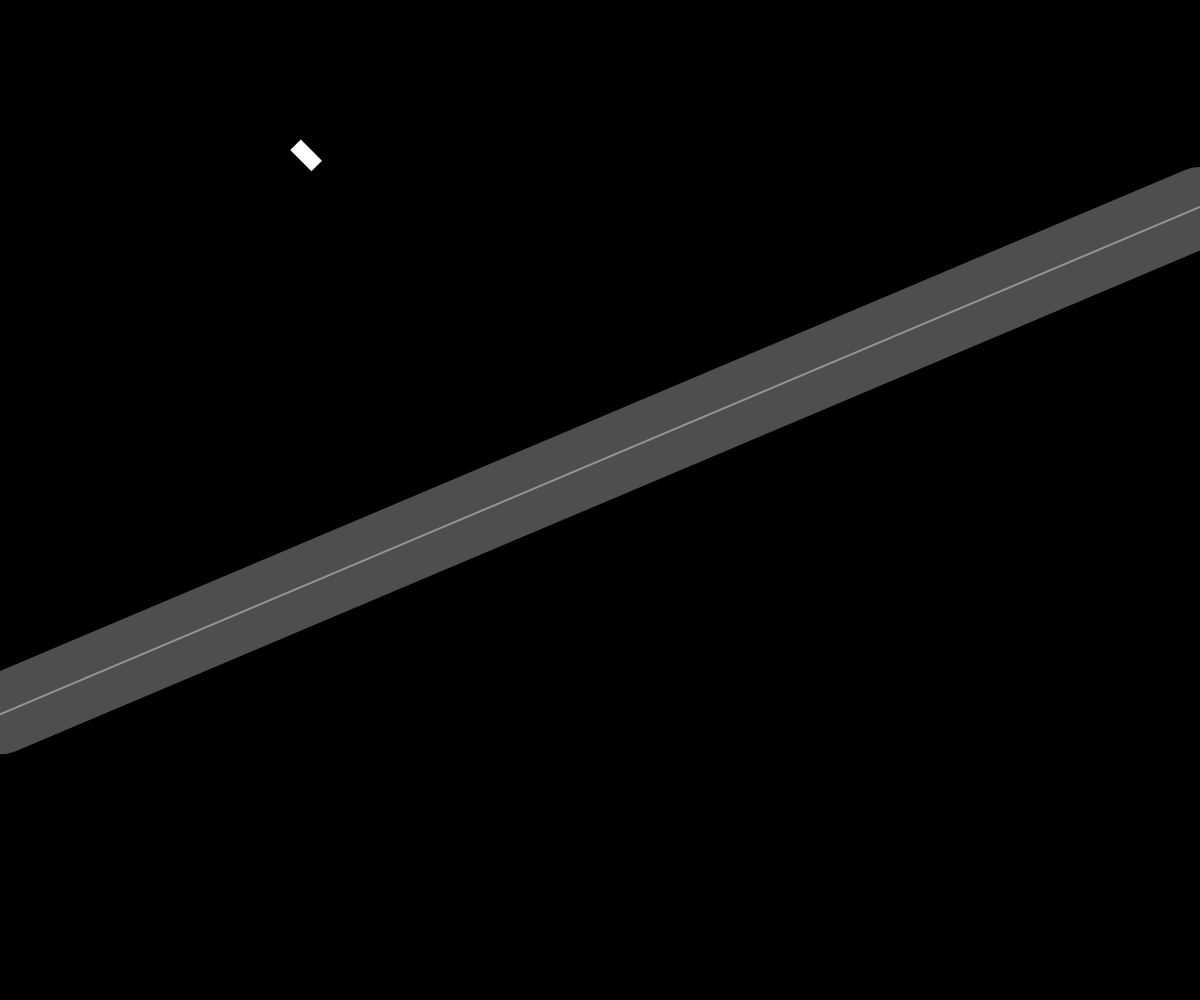
Frame 1 (no input)
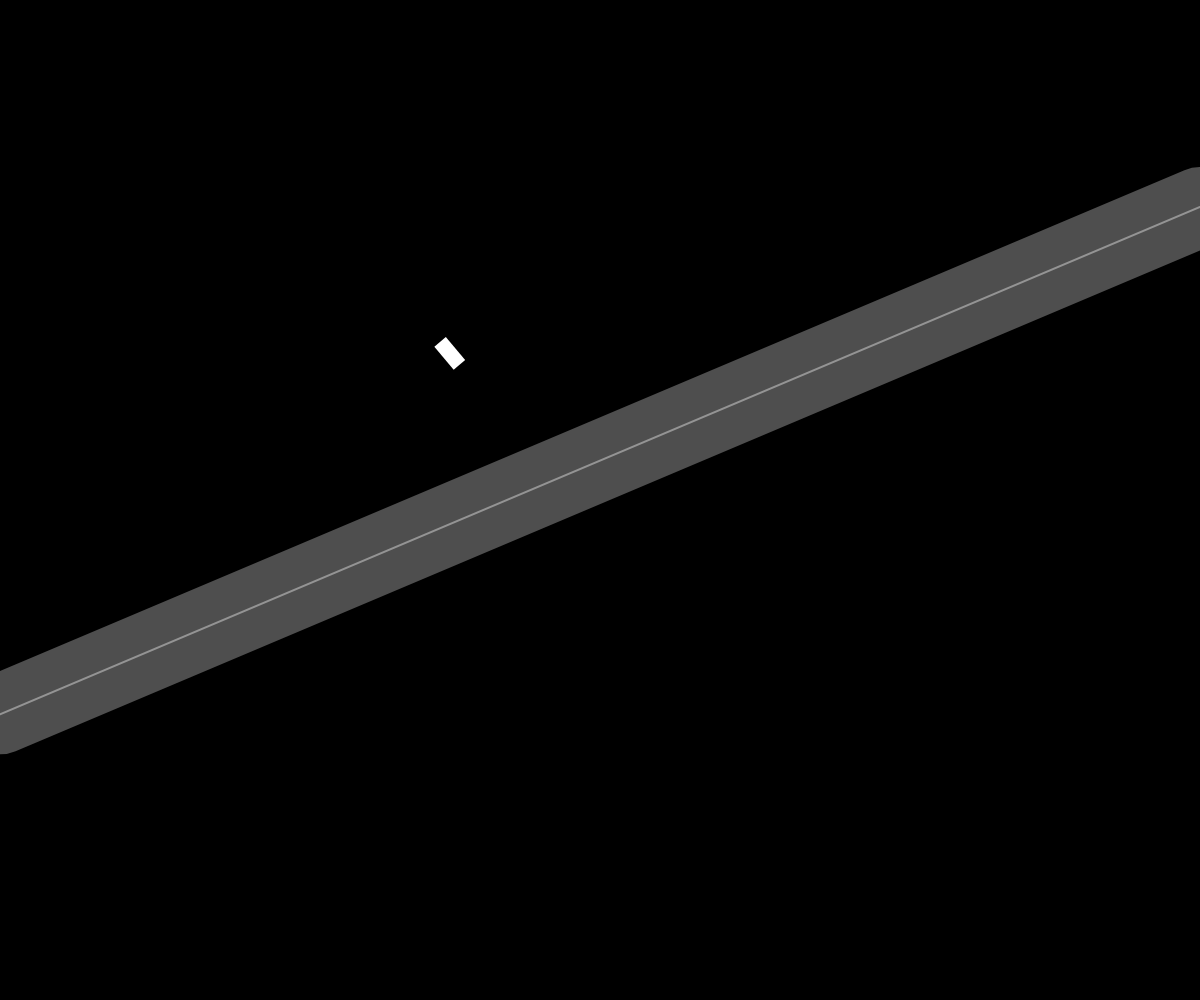
Frame 60 (no input)
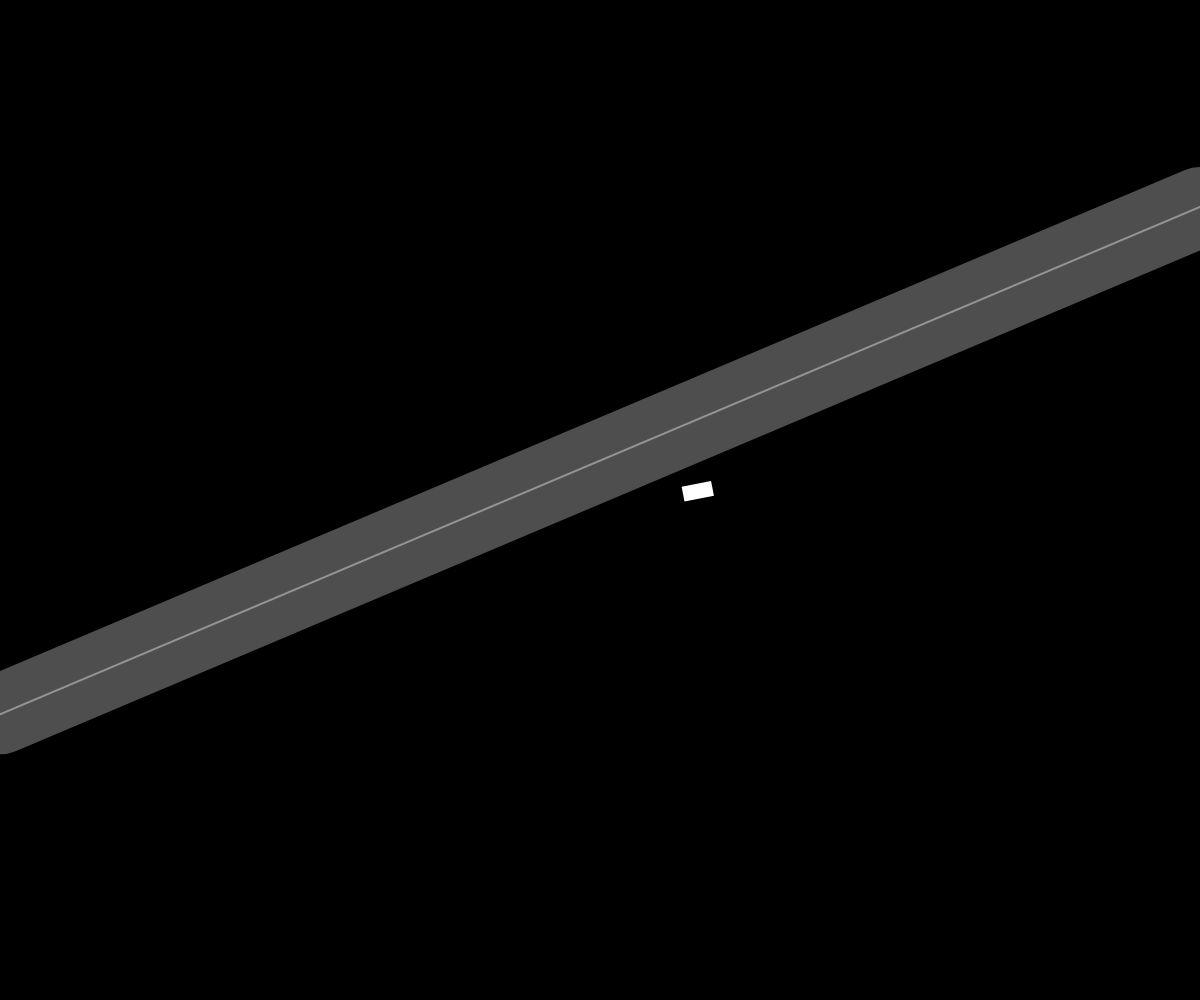
Frame 120 (the mouse pressed at the canvas centre since frame 60)

The p5.js sketch that drew these frames (run headless with seeded random() and noise() and a simulated clock; from frame 60 on, the mouse is pressed at the canvas centre):

// p5.js sketch
// ── sketch.js
let p
let m

function setup() {
    createCanvas(windowWidth, windowHeight)
    background(0)
    p = new Path()
    m = new Mover()
}

function draw() {
    background(0)
    p.display()
    //m.follow(p)
    
    m.update()
    m.getTarget(p)
    m.display()
    
}
// ── path.js
//the path class

function Path () {
    this.radius = 40
    this.start = createVector(0, random(height))
    this.end = createVector(width, random(height))

}

Path.prototype.display = function () {
    stroke(200,100)
    strokeWeight(this.radius*2)
    line(this.start.x, this.start.y, this.end.x, this.end.y)
    stroke(255,100)
    strokeWeight(2)
    line(this.start.x, this.start.y, this.end.x, this.end.y)
}

// the mover class
function Mover () {
    this.loc = createVector(random(width/3),random(width/3))
    this.vel = createVector(1,1)
    this.acc = createVector(0,0)
    this.maxspeed = 5
    this.rad = 15
    this.mass = this.rad
    
}

Mover.prototype.getTarget = function (path) {
    let predict = this.vel.copy()
    predict.normalize()
    predict.mult(3)
    let predictLoc = new p5.Vector.add(predict, this.loc)
    
    let a = new p5.Vector.sub(predictLoc, path.start)
    let b = new p5.Vector.sub(path.end, path.start)
    
    //d is the distance between start and the normpoint, which equals the dot product of a and b

    b.normalize()
    let d = a.dot(b)
    b.mult(d)
    
    let normalPoint = new p5.Vector.add(path.start, b)
    let distance = predictLoc.dist(normalPoint)
    
    let dir = b.copy()
    dir.normalize()
    dir.mult(70)
    let target = normalPoint.add(dir)
    
    console.log(dir)
    if(distance > path.radius) {
        this.steer(target)
    }
}

Mover.prototype.steer = function (target) {
    //let target = normalPoint
    let desired = new p5.Vector.sub(target, this.loc)
    desired.normalize()
    desired.mult(this.maxspeed)
    let steer = new p5.Vector.sub(desired, this.vel)
    this.applyForce(steer)
    //console.log(normalPoint)
    
}

Mover.prototype.applyForce = function (force) {
    let fAcc = new p5.Vector.div(force, this.mass)
    this.acc.add(fAcc)
}


Mover.prototype.display = function () {
    fill(255)
    noStroke()
    push()
    translate(this.loc.x, this.loc.y)
    rotate(this.vel.heading())
    rect(0,0, this.rad*2, this.rad)
    pop()
}

Mover.prototype.update = function () {
    this.vel.add(this.acc)
    this.loc.add(this.vel)
    this.acc.mult(0)
}

Mover.prototype.follow = function (path) {
    this.update()
    let normalPoint = this.getTarget(path)
    this.steer(normalPoint)
} 
